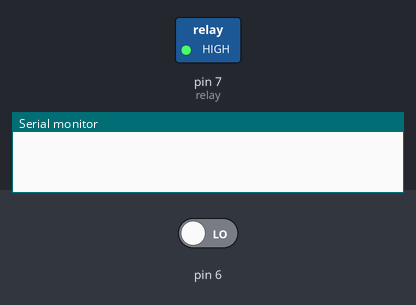
A sketch run on a simulated Arduino Uno, built with avr-gcc and run on an emulated ATmega328P. Shown: switched loads named in the sketch (green lamp = pin HIGH), the last lines printed to the serial monitor. The test bench sets the inputs (shaded band); at power-on: pin 6 LOW.

Above: at 1.2 s.
1.3 s: pin 6 driven HIGH
At 2.2 s:
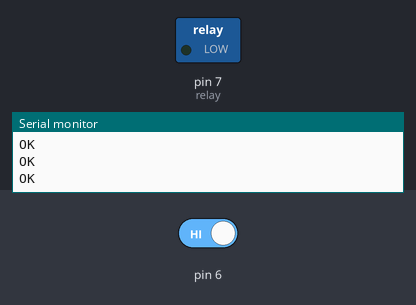
Timing chart, 0 to 4.3 s (numbered marks = the images above; inputs shaded):
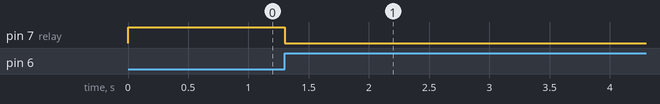

The sketch:

Zombieville_offert.ino
```cpp
/*
 * Laser offertorio
 * per Zombieville
 * 28 Marzo 2018
 * ############### Quando spegni il laser parte
 */

boolean switches = false;
int relay = 7;
void setup() {
  Serial.begin(9600);
  pinMode(6, INPUT);
  pinMode(relay, OUTPUT);

  digitalWrite(relay, HIGH); // change in HIGH for laser OFF
}

void loop() {
  switches = digitalRead(6);
  if(switches){
    while(1){
     digitalWrite(relay, LOW); // change in LOW for laser ON
     Serial.println("OK");
     delay(300);
    }
  }
}
```

Measured:
- after the input at 1.3 s, pin 7 (relay): HIGH → LOW at once
